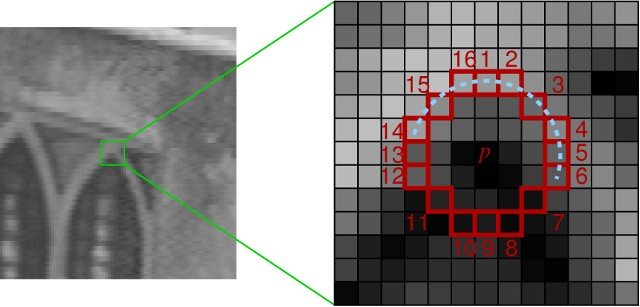
#> input picture img/9px.jpg, 640 x 307 px
$ python -i orb.py   (imports and definitions only)
#> lines starting #> are read from the running program, lines starting #| are printed output that depends on the picture
#> further down, picture is the input picture: shape (307, 640, 3); mean B, G, R 127.6, 128.5, 133.5
"""
orb algorithm
"""
from typing import List
from typing import Tuple
import cv2
import numpy as np
from scipy.signal import convolve2d
from utils import apply_gaussian_2d


FAST_CIRCLE_RADIUS = 3
FAST_ROW_OFFSETS = [-3, -3, -2, -1, 0, 1, 2, 3, 3, 3, 2, 1, 0, -1, -2, -3]
FAST_COL_OFFSETS = [0, 1, 2, 3, 3, 3, 2, 1, 0, -1, -2, -3, -3, -3, -2, -1]
FAST_FIRST_TEST_INDICES = [0, 4, 8, 12]
FAST_FIRST_TEST_THRESHOLD = 3
FAST_SECOND_TEST_THRESHOLD = 12


def create_pyramid(
    img: np.ndarray, n_pyr_layers: int, downscale_factor: float = 1.2
) -> List[np.ndarray]:
    """
    Creates multi-scale image pyramid.

    Parameters
    ----------
    img : np.ndarray
        Gray-scaled input image.
    n_pyr_layers : int
        Number of layers in the pyramid.
    downscale_factor: float
        Downscaling performed between successive pyramid layers.

    Returns
    -------
    pyr : List[np.ndarray]
        Pyramid of scaled images.
    """
#> called with n_pyr_layers = 8, downscale_factor = 1.2
    pyr = [img]

    for i in range(1, n_pyr_layers):
        # calculate the new size for the next layer
        new_size = (
            int(img.shape[1] / (downscale_factor ** i)),
            int(img.shape[0] / (downscale_factor ** i))
        )
        resized_img = cv2.resize(img, new_size)
        pyr.append(resized_img)
#> this loop made 7 passes
#> pass 1, in create_pyramid, `resized_img = cv2.resize(img, new_size)`:
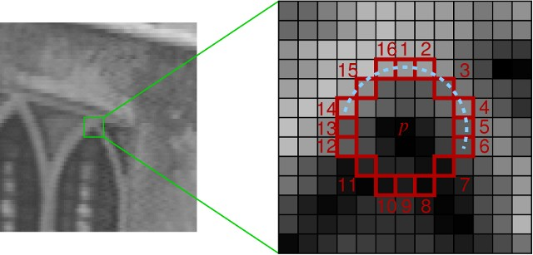
#> resized_img: shape (255, 533, 3); mean B, G, R 127.4, 128.3, 133.4
#> pass 2, in create_pyramid, `resized_img = cv2.resize(img, new_size)`:
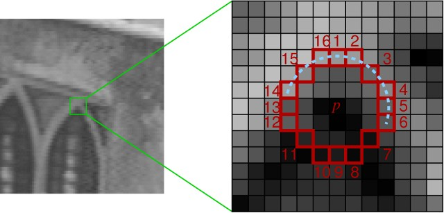
#> resized_img: shape (213, 444, 3); mean B, G, R 127.8, 128.7, 133.7
#> pass 3, in create_pyramid, `resized_img = cv2.resize(img, new_size)`:
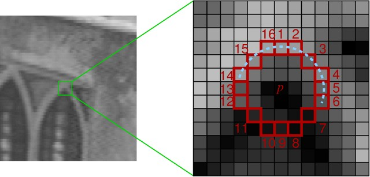
#> resized_img: shape (177, 370, 3); mean B, G, R 127.7, 128.5, 133.5
#> after the loop, pyr = 8 items

    return pyr

# [64 lines left out: functions calculate_kp_scores, test_pixel, not called in this run]

def get_first_test_mask(
    img_level: np.ndarray, threshold: int, border: int
) -> np.ndarray:
    """
    Returns the mask from the first FAST test (FAST_FIRST_TEST_INDICES).

    Parameters
    ----------
    img_level : np.ndarray
        Image at the given level of the image pyramid.
    threshold : int
        Intensity by which tested pixel should differ from the pixels on its Bresenham circle.
    border: int
        Number of rows/columns at the image border where no keypoints should be reported.

    Returns
    -------
    mask : np.ndarray
        Boolean mask with True values at pixels which pass the first FAST test.
    """
    img_level = img_level.astype(int)

    # Get the shape of the image
    rows, cols = img_level.shape

    # create the mask of the image filled with falses
    mask = np.full((rows, cols), False, dtype=bool)

    for row in range(0 + border, rows - border):
        for column in range(0 + border, cols - border):
            first_test_threshold_dark = 0
            first_test_threshold_light = 0
            for index in FAST_FIRST_TEST_INDICES:
                dark, light = test_pixel(img_level[row][column], img_level[row + FAST_ROW_OFFSETS[index]][column + FAST_COL_OFFSETS[index]], threshold)
                if dark:
                    first_test_threshold_dark += 1
                if light:
                    first_test_threshold_light += 1
            if (first_test_threshold_dark >= FAST_FIRST_TEST_THRESHOLD) or (first_test_threshold_light >= FAST_FIRST_TEST_THRESHOLD):
                mask[row][column] = True
    return mask

# [45 lines left out: function get_second_test_mask, not called in this run]

def detect_keypoints(
    img_level: np.ndarray,
    threshold: int,
    border: int = 0,
) -> Tuple[List[Tuple[int, int]], List[int]]:
    """
    Creates the initial keypoints list.

    Scans the image at the given pyramid level and detects the unfiltered FAST keypoints,
    which are upscaled according to the current level index.

    Parameters
    ----------
    img_level : np.ndarray
        Image at the given level of the image pyramid.
    threshold : int
        Intensity by which tested pixel should differ from the pixels on its Bresenham circle.
    border: int
        Number of rows/columns at the image border where no keypoints should be reported.

    Returns
    -------
    keypoints : List[Tuple[int, int]]
        Initial FAST keypoints as tuples of (row_idx, col_idx).
    scores: List[int]
        Corresponding scores calculate with calculate_kp_scores().
    """
    border = max(border, FAST_CIRCLE_RADIUS)
    keypoints, scores = [], []

    # finding keypoints
    first_test_matrix = get_first_test_mask(img_level, threshold, border)
    second_test_matrix = get_second_test_mask(img_level, first_test_matrix, threshold, border)
    # finding indexes of keypoints
    rows, cols = second_test_matrix.shape
    for row in range(0 + border, rows - border):
        for column in range(0 + border, cols - border):
            if second_test_matrix[row][column]:
                keypoints.append((row, column))
    scores = calculate_kp_scores(img_level, keypoints)
    return keypoints, scores


# [119 lines left out: functions get_x_derivative, get_y_derivative, get_harris_response, filter_keypoints, not called in this run]


def fast(
    img: np.ndarray,
    threshold: int = 20,
    n_pyr_levels: int = 8,
    downscale_factor: float = 1.2,
    n_max_features: int = 500,
    border: int = 0,
) -> List[List[Tuple[int, int]]]:
    """
    Applies the modified FAST detector.

    Parameters
    ----------
    img : np.ndarray
        Gray-scaled input image.
    threshold: int
        Absolute intensity threshold for FAST detector.
    n_pyr_levels : int
        Number of layers in the image pyramid.
    downscale_factor: float
        Downscaling performed between successive pyramid layers.
    n_max_features : int
        Total maximal number of keypoints.
    """
    pyr = create_pyramid(img, n_pyr_levels, downscale_factor)
#> pyr = 8 items
    keypoints_pyr = []
    # Adapt Nmax for each level
    factor = 1.0 / downscale_factor
    n_max_level, n_sum_levels = [], 0
    n_per_level = n_max_features * (1 - factor) / (1 - factor**n_pyr_levels)
    for level in range(n_pyr_levels):
        n_max_level.append(int(n_per_level))
        n_sum_levels += n_max_level[-1]
        n_per_level *= factor
    n_max_level[-1] = max(n_max_features - n_sum_levels, 0)
    for level, img_level in enumerate(pyr):
        keypoints, scores = detect_keypoints(img_level, threshold, border=border)
        idxs = np.argsort(scores)[::-1]
        keypoints = np.asarray(keypoints)[idxs][: 2 * n_max_level[level]].tolist()
        keypoints = filter_keypoints(img_level, keypoints, n_max_level[level])
        upscale_factor = downscale_factor**level
        keypoints = [
            (int(x * upscale_factor), int(y * upscale_factor)) for (x, y) in keypoints
        ]
        keypoints_pyr.append(keypoints)
#> this loop made 1 pass
#> (level, border in detect_keypoints) on pass 1: (0, 3)
#> after the loop, keypoints_pyr = []
    return keypoints_pyr

>>> import cv2
>>> picture = cv2.imread('img/9px.jpg')
#> (the run stopped early here; a loop or call above may not have finished)

$ run again, on img/fast_test.jpg
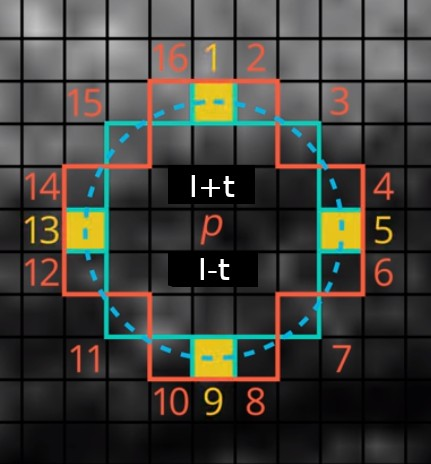
#> input picture img/fast_test.jpg, 431 x 464 px
#> picture is the input picture: shape (464, 431, 3); mean B, G, R 59.3, 65.1, 66.5
#> the loop in create_pyramid, `for i in range(1, n_pyr_layers):` made 7 passes
#> pass 1, in create_pyramid, `resized_img = cv2.resize(img, new_size)`:
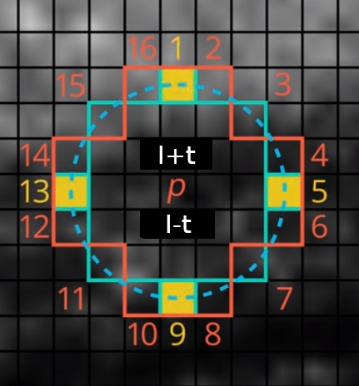
#> resized_img: shape (386, 359, 3); mean B, G, R 59.3, 65, 66.4
#> pass 3, in create_pyramid, `resized_img = cv2.resize(img, new_size)`:
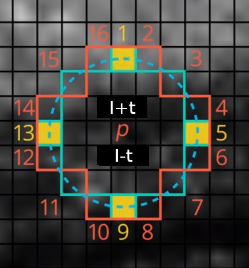
#> resized_img: shape (268, 249, 3); mean B, G, R 59.2, 64.9, 66.3
#> after the loop in create_pyramid, `for i in range(1, n_pyr_layers):`: pyr = 8 items
#> the loop in fast, `for level, img_level in enumerate(pyr):` made 1 pass
#> (level, border in detect_keypoints) on pass 1: (0, 3)
#> after the loop in fast, `for level, img_level in enumerate(pyr):`: keypoints_pyr = []

$ run again, on img/img_kp_score_ref.jpg
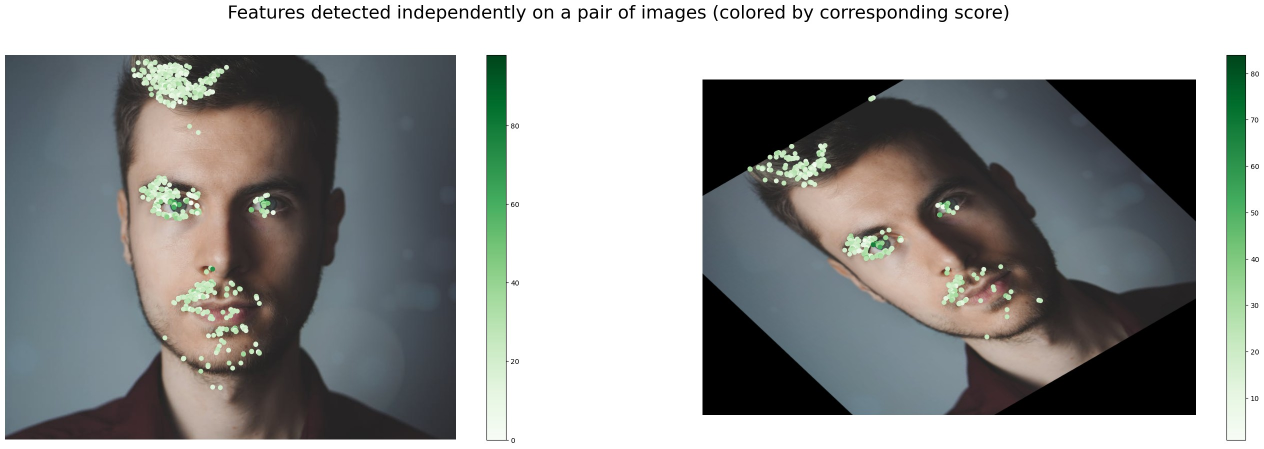
#> input picture img/img_kp_score_ref.jpg, 2528 x 898 px (shown at 1/2 size)
#> picture is the input picture: shape (898, 2528, 3); mean B, G, R 151.1, 152.5, 150.5
#> the loop in create_pyramid, `for i in range(1, n_pyr_layers):` made 7 passes
#> pass 2, in create_pyramid, `resized_img = cv2.resize(img, new_size)`:
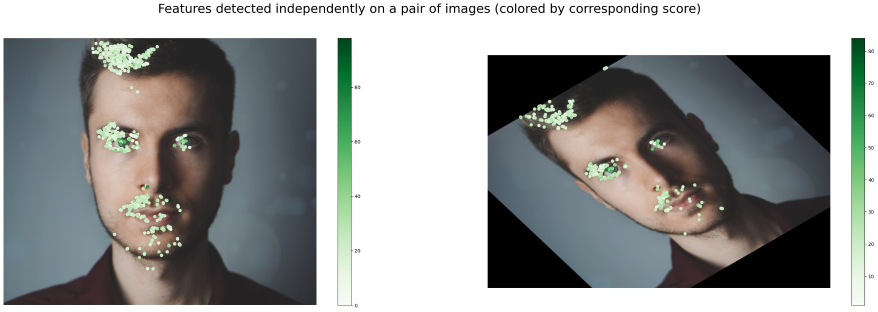
#> resized_img: shape (623, 1755, 3) (shown at 1/2 size); mean B, G, R 151, 152.4, 150.4
#> pass 3, in create_pyramid, `resized_img = cv2.resize(img, new_size)`:
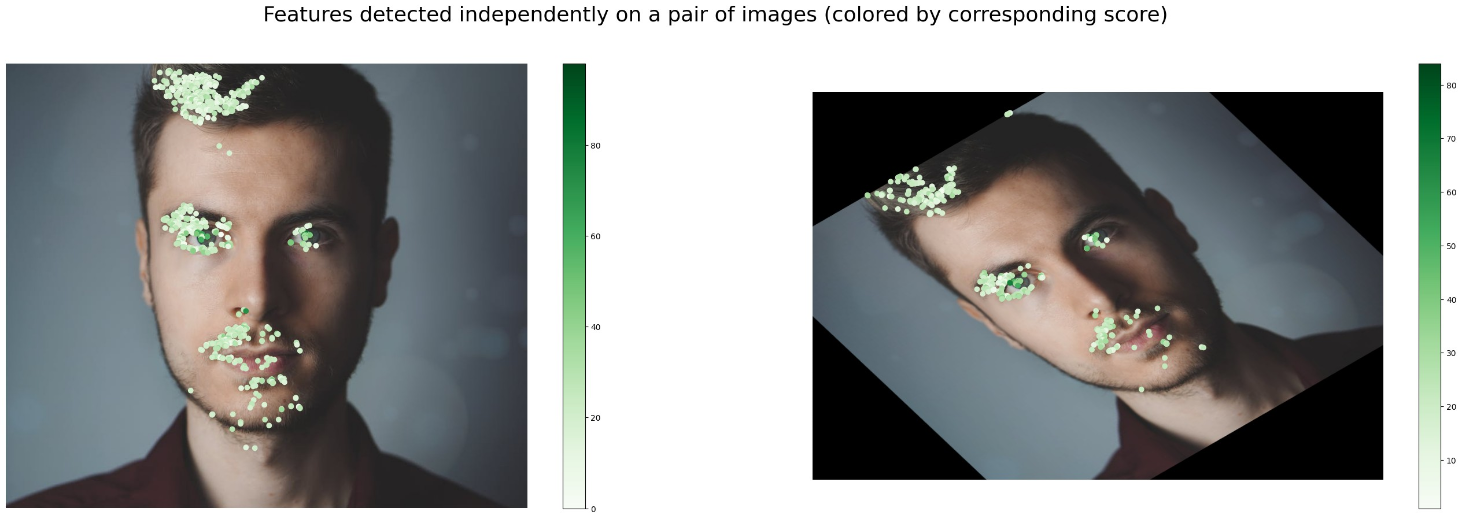
#> resized_img: shape (519, 1462, 3); mean B, G, R 151.2, 152.6, 150.5
#> after the loop in create_pyramid, `for i in range(1, n_pyr_layers):`: pyr = 8 items
#> the loop in fast, `for level, img_level in enumerate(pyr):` made 1 pass
#> (level, border in detect_keypoints) on pass 1: (0, 3)
#> after the loop in fast, `for level, img_level in enumerate(pyr):`: keypoints_pyr = []
